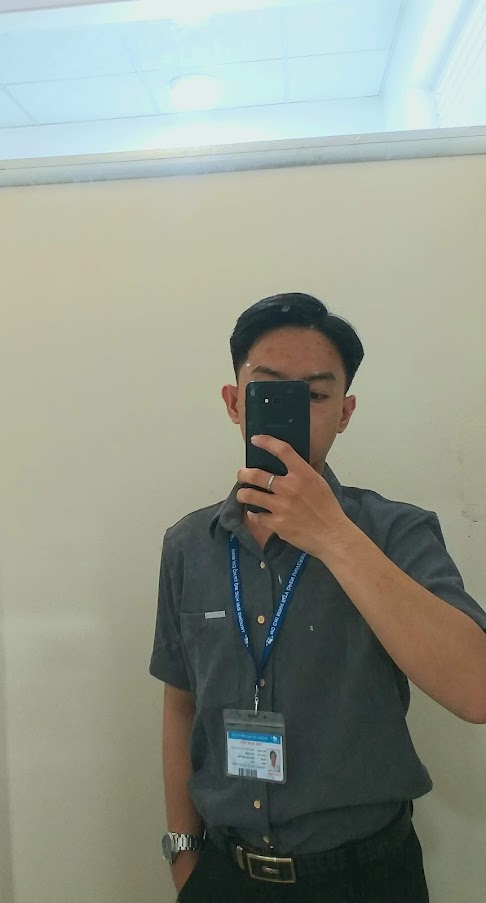
#> input picture DL/OpenCV/Module1/img/img1.jpg, 486 x 903 px, found by its file name
$ python 14.Contour.py
#> lines starting #> are read from the running program, lines starting #| are printed output that depends on the picture; after the words box and inside, x2 and y2 are one past the last pixel; in counts of white or black regions, pixels touching at a corner belong together
import cv2 as cv
import numpy as np

image = cv.imread("D:/2-bai tap cua dev/PythonAI/AI/DL/OpenCV/Module1/img/img1.jpg")
#> image is the input picture: shape (903, 486, 3); mean B, G, R 138, 149.9, 144.9
assert image is not None, "file could not be read, check with os.path.exists()"

imageGray = cv.cvtColor(image, cv.COLOR_BGR2GRAY)
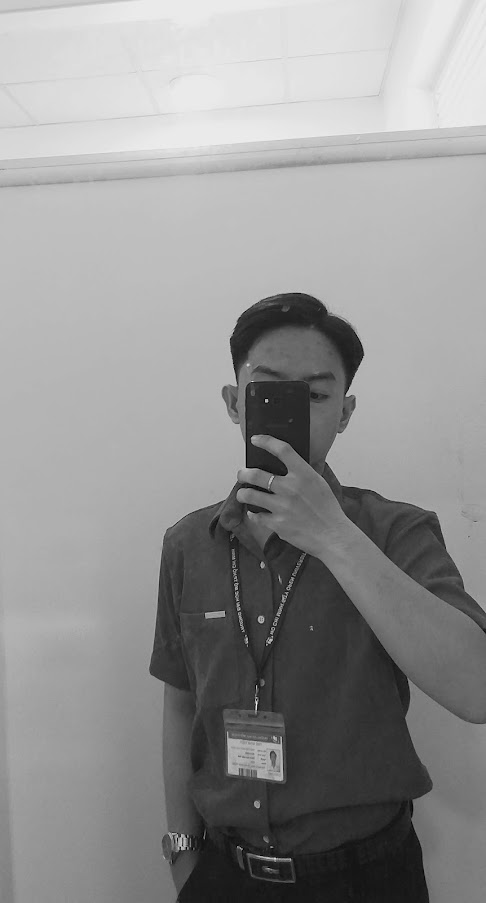
#> imageGray: shape (903, 486); min 1, max 241, mean 147
ret, thresh = cv.threshold(imageGray, 155, 185, 0)
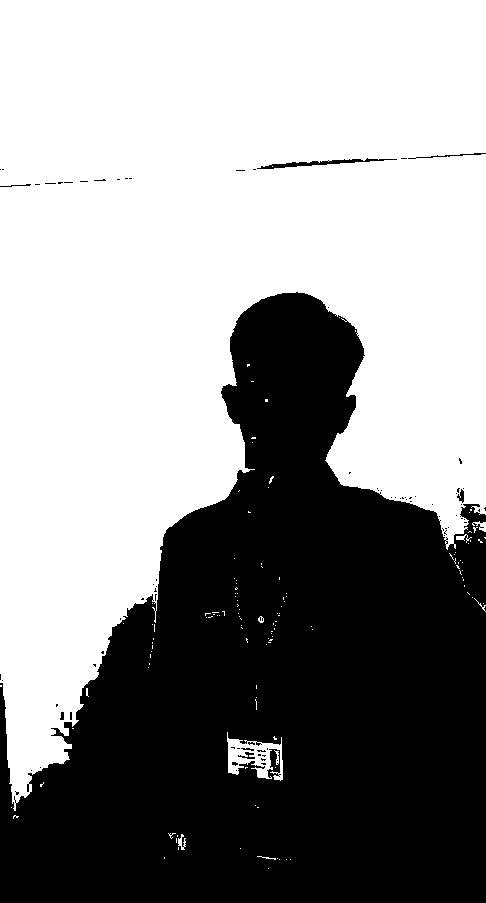
#> thresh: shape (903, 486); values 0 (black) and 185 (white), 58.2% white; 82 black regions (74 under 20 px)
contours, hierarchy = cv.findContours(thresh, cv.RETR_TREE, cv.CHAIN_APPROX_SIMPLE)
#> contours = 234 contours, 216 with area under 20; largest, box (x1, y1, x2, y2) and area: (0, 0, 486, 811) 252426, (227, 732, 283, 781) 1260, (256, 157, 398, 170) 570, (237, 751, 256, 760) 81, (456, 488, 465, 504) 74
contour =cv.drawContours(image, contours, -1, (0,255,0), 3)
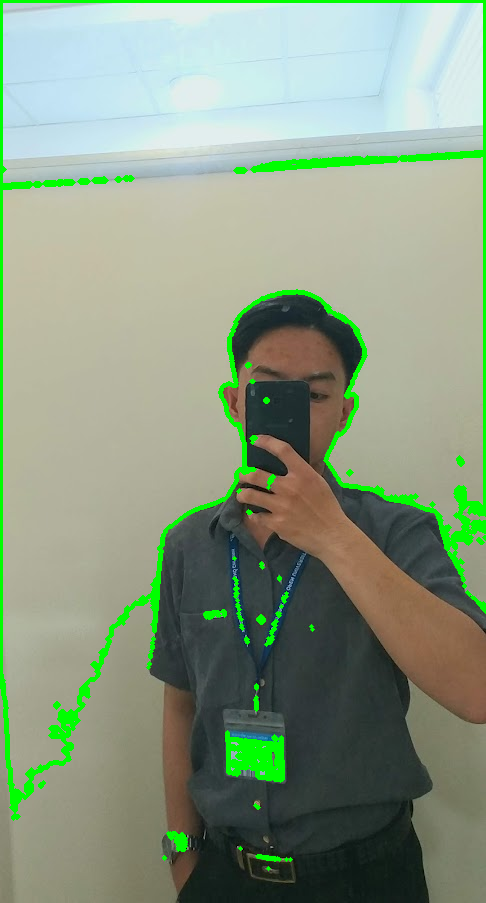
#> contour: shape (903, 486, 3); mean B, G, R 130.8, 154.3, 137.6

cv.imshow("test", contour)
cv.waitKey(0)
cv.destroyAllWindows()

$ run again, with DL/OpenCV/Module1/img/img3.jpg copied over DL/OpenCV/Module1/img/img1.jpg
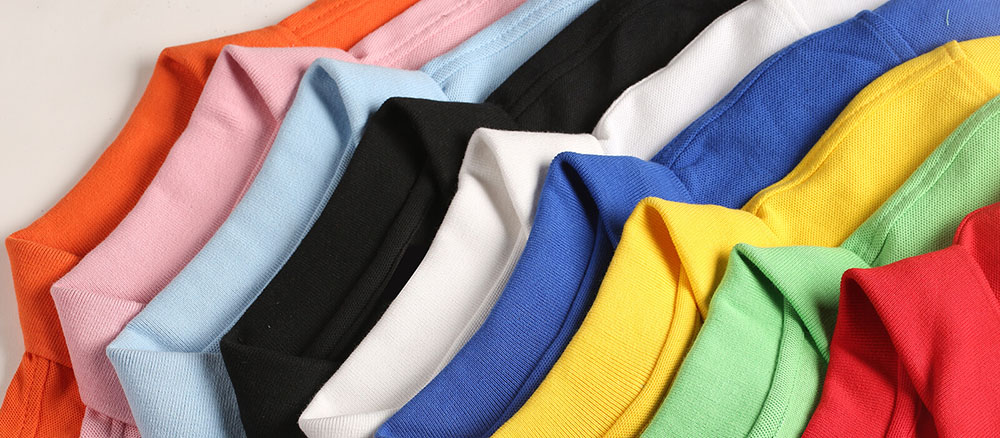
#> input picture DL/OpenCV/Module1/img/img3.jpg, 1000 x 438 px, found by its file name
#> image is the input picture: shape (438, 1000, 3); mean B, G, R 124, 138.2, 161.6
#> `ret, thresh = cv.threshold(imageGray, 155, 185, 0)`:
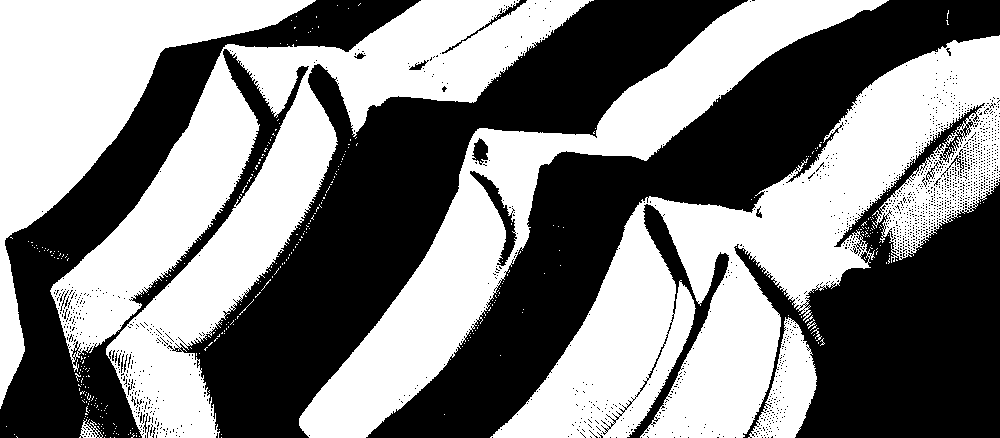
#> thresh: shape (438, 1000); values 0 (black) and 185 (white), 50.9% white; 1700 black regions (1681 under 20 px)
#> contours = 2841 contours, 2799 with area under 20; largest, box (x1, y1, x2, y2) and area: (490, 35, 1000, 438) 74412, (50, 0, 594, 438) 66376, (299, 0, 889, 438) 43666, (0, 0, 316, 409) 34080, (748, 317, 817, 438) 4154
#> `contour =cv.drawContours(image, contours, -1, (0,255,0), 3)`:
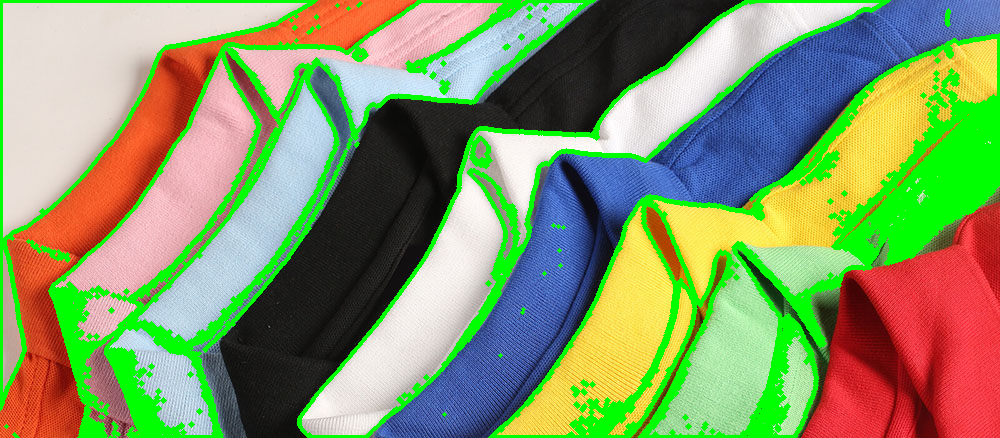
#> contour: shape (438, 1000, 3); mean B, G, R 103.1, 152.5, 133.1

$ run again, with DL/OpenCV/Module1/img/img5.jpg copied over DL/OpenCV/Module1/img/img1.jpg
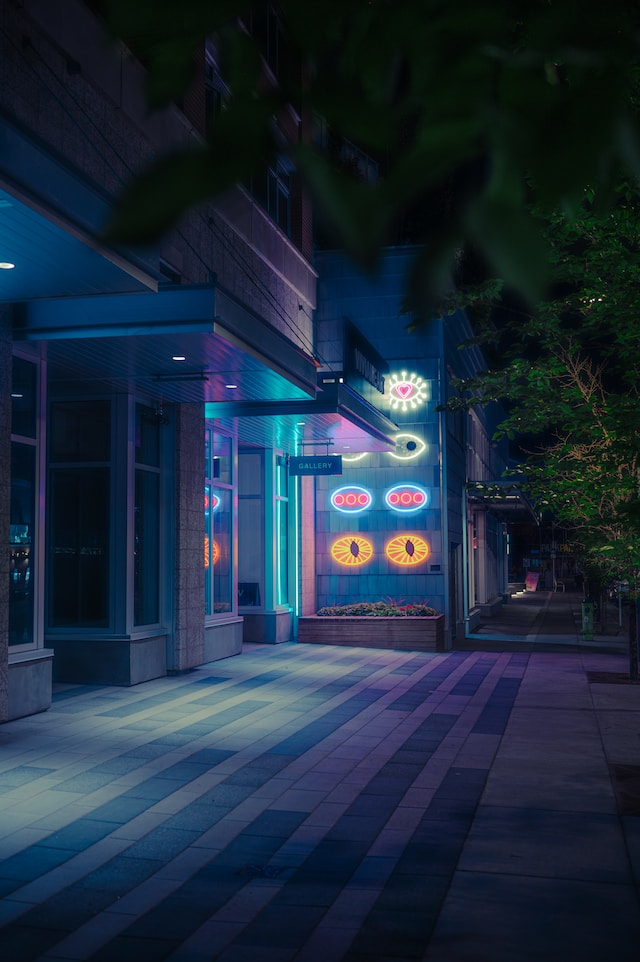
#> input picture DL/OpenCV/Module1/img/img5.jpg, 640 x 962 px, found by its file name
#> image is the input picture: shape (962, 640, 3); mean B, G, R 61.1, 43.8, 28.3
#> `ret, thresh = cv.threshold(imageGray, 155, 185, 0)`:
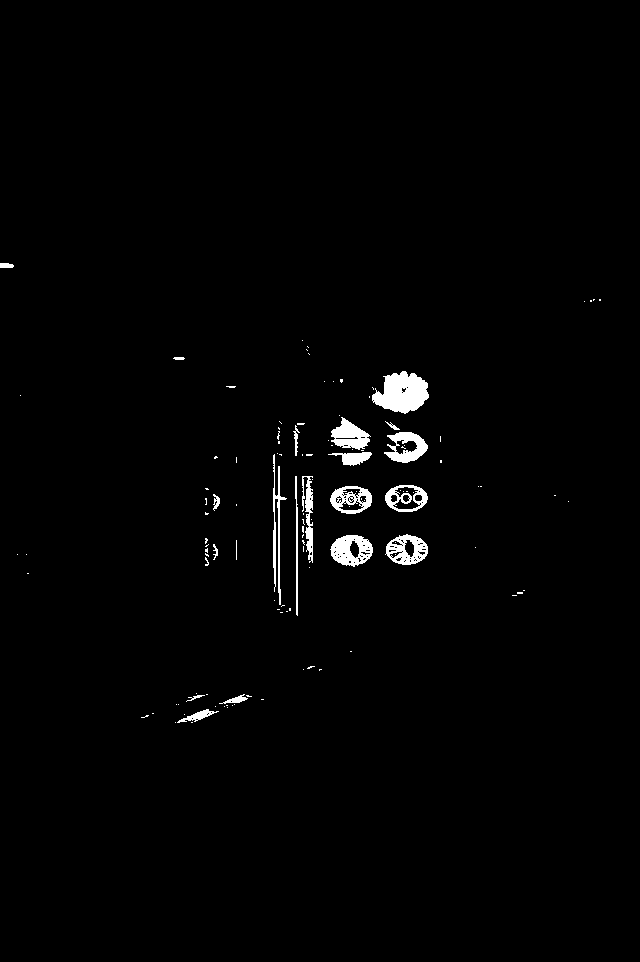
#> thresh: shape (962, 640); values 0 (black) and 185 (white), 1.4% white; 122 white regions (101 under 20 px)
#> contours = 242 contours, 211 with area under 20; largest, box (x1, y1, x2, y2) and area: (372, 371, 429, 414) 1557, (330, 535, 373, 567) 977, (385, 534, 428, 565) 937, (330, 486, 372, 514) 876, (385, 485, 428, 512) 874
#> `contour =cv.drawContours(image, contours, -1, (0,255,0), 3)`:
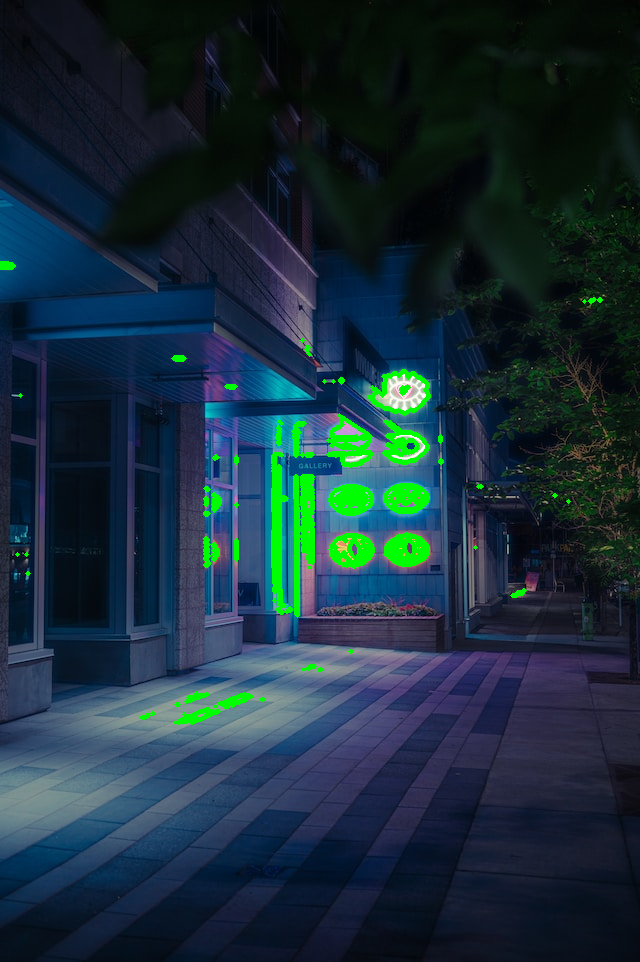
#> contour: shape (962, 640, 3); mean B, G, R 57.3, 46.1, 25
